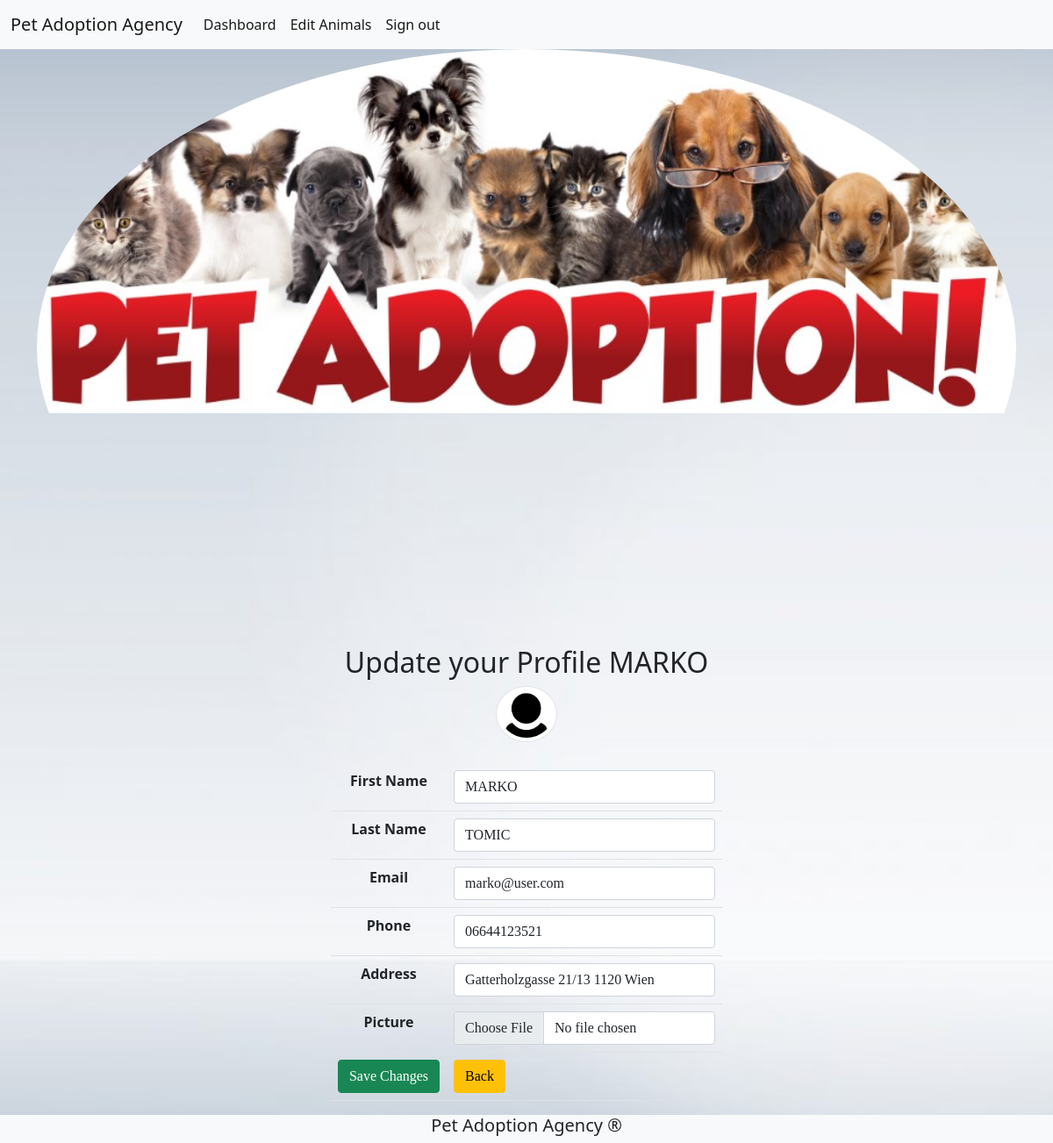
Screenshot of /update.php?id=16 (signed in) with the database file from the repository.
### tables this page shows
CREATE TABLE `user` (
  `user_id` int(11) NOT NULL,
  `first_name` varchar(255) NOT NULL,
  `last_name` varchar(255) NOT NULL,
  `password` varchar(255) NOT NULL,
  `useraddress` varchar(255) NOT NULL,
  `email` varchar(255) NOT NULL,
  `picture` varchar(255) DEFAULT NULL,
  `phone` varchar(255) NOT NULL,
  `status` varchar(255) NOT NULL DEFAULT 'user'
);

### update.php (the view, shortened to what this page needs)
<?php
require_once 'components/db_connect.php';
$backBtn = '';
if(isset($_SESSION["user"])){
    $backBtn = "home.php";
}
if (isset($_GET['id'])) {
    $id = $_GET['id'];
    $sql = "SELECT * FROM user WHERE user_id = {$id}";
    $result = mysqli_query($connect, $sql);
    if (mysqli_num_rows($result) == 1) {
        $data = mysqli_fetch_assoc($result);
        $f_name = $data['first_name'];
        $l_name = $data['last_name'];
        $email = $data['email'];
        $phone = $data['phone'];
        $address = $data['useraddress'];
    }
}
?>
<!DOCTYPE html>
<html lang="en">
<head>
   <link rel="stylesheet" href="style/style.css">
   <?php require_once 'components/boot.php'?>
</head>
<body>
<?php require_once 'components/navigation2.php'?>
<div class="container">
        <div class="mb-4 text-center">
        <h2>Update your Profile <?php echo $f_name ?></h2>
        <img class='img-thumbnail rounded-circle' src='pictures/<?php echo $data['picture'] ?>' alt="<?php echo $f_name ?>">
        </div>
        <div class="d-flex justify-content-center">
        <form method="post" enctype="multipart/form-data">
            <table class=" table">
                <tr>
                    <th>First Name</th>
                    <td><input class="form-control" type="text"  name="first_name" placeholder ="First Name" value="<?php echo $f_name ?>"  /></td>
                </tr>
                <tr>
                    <th>Last Name</th>
                    <td><input class="form-control" type= "text" name="last_name"  placeholder="Last Name" value ="<?php echo $l_name ?>" /></td>
                </tr>
                <tr>
                    <th>Email</th>
                    <td><input class="form-control" type="email" name="email" placeholder= "Email" value= "<?php echo $email ?>" /></td>
                </tr>
                <tr>
                    <th>Phone</th>
                    <td><input class="form-control" type="text" name="phone" placeholder= "Phone" value= "<?php echo $phone ?>" /></td>
                </tr>
                <tr>
                    <th>Address</th>
                    <td><input class="form-control" type="text" name="useraddress" placeholder= "Address" value= "<?php echo $address ?>" /></td>
                </tr>
                <tr>
                    <th>Picture</th>
                    <td><input class="form-control" type="file" name="picture" /></td>
                </tr>
                <tr>
                    <td><button name="submit" class="btn btn-success" type= "submit">Save Changes</button></td>
                    <td><a href= "<?php echo $backBtn?>"><button class="btn btn-warning" type="button">Back</button></a></td>
                </tr>
            </table>
        </form>
        </div>
</div>
<footer>
        <?php include_once 'components/footer.php';?>
    </footer>
</body>
</html>

### style/style.css (style rules this page uses)
tr { text-align: center; }
td, th { padding: 6px; border: 1px solid #ccc; text-align: left; }
td { font-family: "Segoe UI, sans-serif"; }
img { width: 150px; }
a:link, a:visited { text-decoration: none; }
body { background-image: url("../pictures/body.jpg"); background-repeat: no-repeat; background-size: cover; background-attachment: fixed; }
.img-thumbnail { width: 70px ; height: 70px ; }

### rows the page displays
user: first_name "MARKO", picture (picture), last_name "TOMIC", email "marko@user.com", phone "06644123521", useraddress "Gatterholzgasse 21/13 1120 Wien"
